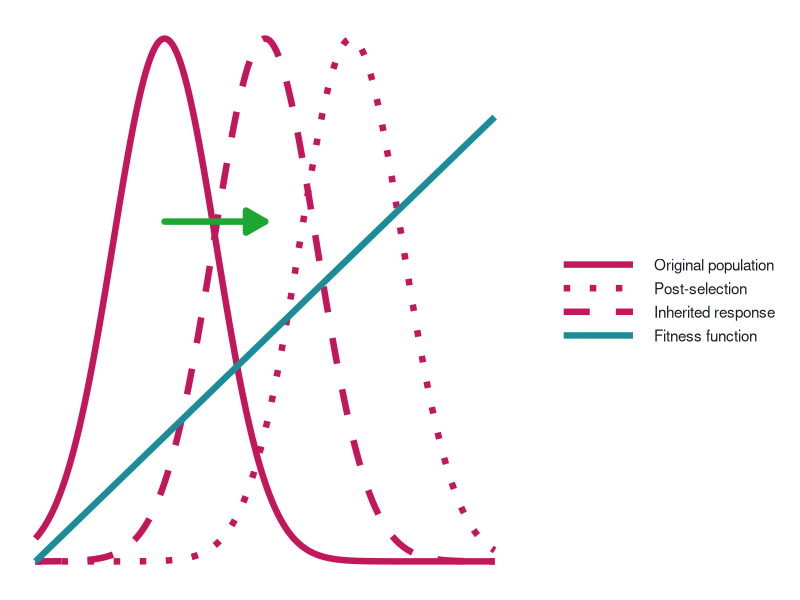
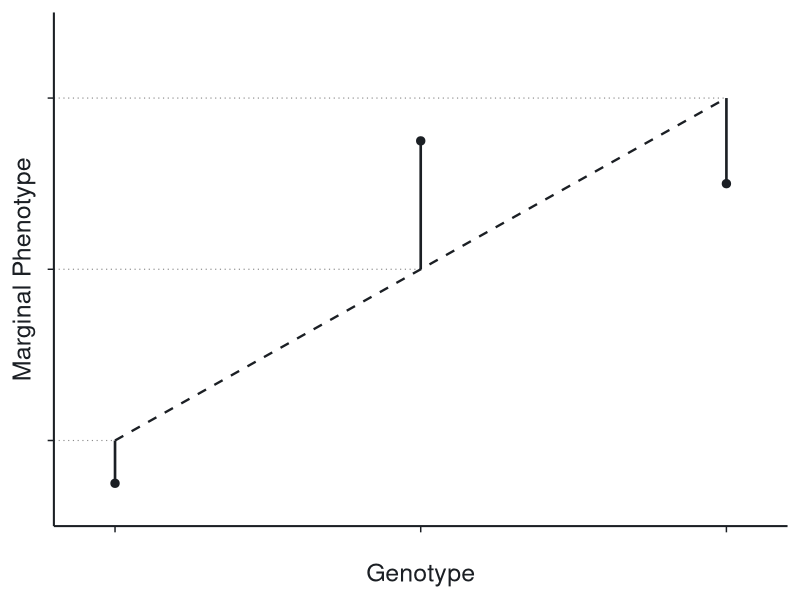

The R source for these figures, in order:
## ---- chunk 1
#| fig-align: center
#| out-width: 95%
#| fig-width: 8
#| fig-height: 3.5

library(ggplot2)

# phenotype axis
x <- seq(-4, 4, length.out = 700)
dx <- x[2] - x[1]

# original population
mu0 <- -1.75
sd0 <- 0.9
p0  <- dnorm(x, mu0, sd0)

# directional fitness (straight line)
a <- 0.2
b <- 0.05
f_raw <- a + b * x

# viability weights (keep straight-line shape)
w <- f_raw - min(f_raw) + 1e-6

# post-selection distribution
p_sel_unnorm <- p0 * w
Z <- sum(p_sel_unnorm) * dx
p_sel <- p_sel_unnorm / Z

# evolutionary response (Breeder)
h2 <- 0.4
mean0 <- sum(x * p0) * dx
mean_sel <- sum(x * p_sel) * dx
S <- mean_sel - mean0
R <- h2 * S

# --- VISUAL SEPARATION (purely illustrative) ---
# enforce the correct ordering: mean0 < response < selected
shift_sel <- 0.55    # push selected right for visibility
t_resp    <- 0.55    # fraction of the (visual) selection shift inherited (0<h2-ish)

mu_sel_vis  <-1.5
mu_resp_vis <- 0   # guaranteed between mu0 and mu_sel_vis

p_sel_vis  <- dnorm(x, mu_sel_vis,  sd0)
p_resp_vis <- dnorm(x, mu_resp_vis, sd0)

# scale fitness line to overlay on density axis (visual overlay only)
ymax <- max(c(p0, p_sel_vis, p_resp_vis))
f_scaled <- (f_raw - min(f_raw)) /
  (max(f_raw) - min(f_raw)) * (0.85 * ymax)

# arrow height
belly_frac <- 0.65
y_arrow <- dnorm(mu0, mu0, sd0) * belly_frac

# styling
cols <- c(
  pink = "#c2185b",
  acid = "#1b8c98",
  cyan = "#007c91",
  lime = "#1ea633"
)

bg <- "#ffffffff"
grid_x <- "#ffffff"
txt <- "#1b1f24"
lw <- 2.2
arrow_len <- 0.22

# data
df_dist <- rbind(
  data.frame(x = x, y = p0,         curve = "Original population"),
  data.frame(x = x, y = p_sel_vis,  curve = "Post-selection"),
  data.frame(x = x, y = p_resp_vis, curve = "Inherited response")
)

df_fit <- data.frame(
  x = x,
  y = f_scaled,
  curve = "Fitness function"
)

# force legend order
legend_levels <- c(
  "Original population",
  "Post-selection",
  "Inherited response",
  "Fitness function"
)

df_dist$curve <- factor(df_dist$curve, levels = legend_levels)
df_fit$curve  <- factor(df_fit$curve,  levels = legend_levels)

ggplot() +
  # distributions
  geom_line(
    data = df_dist,
    aes(x, y, linetype = curve, color = curve),
    linewidth = lw,
    linecap = "round"
  ) +
  # fitness overlay
  geom_line(
    data = df_fit,
    aes(x, y, color = curve),
    linewidth = lw,
    linecap = "round"
  ) +
  # evolutionary response arrow: original -> response
  annotate(
    "segment",
    x = mu0, y = y_arrow,
    xend = mu_resp_vis, yend = y_arrow,
    linewidth = lw,
    lineend = "round",
    color = cols[["lime"]],
    arrow = arrow(
      length = grid::unit(arrow_len, "in"),
      type = "closed"
    )
  ) +
  scale_linetype_manual(
    breaks = legend_levels,
    values = c(
      "Original population" = "solid",
      "Post-selection"      = "dotted",
      "Inherited response"  = "dashed",
      "Fitness function"    = "solid"
    )
  ) +
  scale_color_manual(
    breaks = legend_levels,
    values = c(
      "Original population" = cols[["pink"]],
      "Post-selection"      = cols[["pink"]],
      "Inherited response"  = cols[["pink"]],
      "Fitness function"    = cols[["acid"]]
    )
  ) +
  guides(
    color = guide_legend(
      override.aes = list(
        linetype = c("solid", "dotted", "dashed", "solid")
      )
    ),
    linetype = "none"
  ) +
  labs(x = NULL, y = NULL) +
  theme_minimal(base_size = 18) +
  scale_x_continuous(breaks = NULL, labels = NULL) +
  scale_y_continuous(breaks = NULL, labels = NULL) +
  theme(
    legend.title = element_blank(),
    legend.position = "right",
    legend.direction = "vertical",
    legend.background = element_rect(fill = bg, color = NA),
    legend.key = element_rect(fill = bg, color = NA),
    legend.text = element_text(size = 11, color = txt),
    legend.key.width  = grid::unit(2.2, "cm"),
    legend.key.height = grid::unit(0.6, "cm"),

    plot.background  = element_rect(fill = bg, color = NA),
    panel.background = element_rect(fill = bg, color = NA),
    text = element_text(color = txt),
    axis.text = element_text(color = txt),
    axis.title = element_text(color = txt),
    panel.grid.minor = element_blank(),
    panel.grid.major.y = element_blank(),
    panel.grid.major.x = element_line(color = grid_x)
  )
## ---- chunk 2
#| fig-align: center
#| out-width: 95%
#| fig-width: 8
#| fig-height: 4.5

library(ggplot2)

# observed genotype-specific marginal phenotypes
df_pts <- data.frame(
  genotype = c(0, 1, 2),
  y_obs    = c(-0.125, 0.075, 0.05)
)

# additive fit line: y = -0.1 + 0.1 * x
df_pts$y_fit <- -0.1 + 0.1 * df_pts$genotype

df_line <- data.frame(
  x = seq(0, 2, length.out = 300)
)
df_line$y <- -0.1 + 0.1 * df_line$x

# dotted horizontal guides from left margin to fitted values
df_guides <- data.frame(
  x    = c(-0.2, -0.2, -0.2),
  xend = c(0,    1,    2),
  y    = c(-0.1, 0.0,  0.1),
  yend = c(-0.1, 0.0,  0.1)
)

# residual segments
df_resid <- data.frame(
  x    = df_pts$genotype,
  xend = df_pts$genotype,
  y    = df_pts$y_fit,
  yend = df_pts$y_obs
)

bg  <- "#ffffffff"
txt <- "#1b1f24"

ggplot() +
  # dotted horizontal guides
  geom_segment(
    data = df_guides,
    aes(x = x, y = y, xend = xend, yend = yend),
    linetype = "dotted",
    linewidth = 0.4,
    color = "gray55"
  ) +
  # dashed additive fit
  geom_line(
    data = df_line,
    aes(x = x, y = y),
    linetype = "dashed",
    linewidth = 0.8,
    color = txt
  ) +
  # residuals
  geom_segment(
    data = df_resid,
    aes(x = x, y = y, xend = xend, yend = yend),
    linewidth = 0.9,
    color = txt
  ) +
  # observed points
  geom_point(
    data = df_pts,
    aes(x = genotype, y = y_obs),
    size = 2.5,
    color = txt
  ) +
  coord_cartesian(
    xlim = c(-0.2, 2.2),
    ylim = c(-0.15, 0.15),
    expand = FALSE
  ) +
  scale_x_continuous(
    breaks = c(0, 1, 2),
    labels = c("", "", "")
  ) +
  scale_y_continuous(
    breaks = c(-0.1, 0.0, 0.1),
    labels = c("", "", "")
  ) +
  labs(
    x = "Genotype",
    y = "Marginal Phenotype"
  ) +
  theme_minimal(base_size = 18) +
  theme(
    plot.background  = element_rect(fill = bg, color = NA),
    panel.background = element_rect(fill = bg, color = NA),
    panel.grid = element_blank(),

    axis.line.x.top    = element_blank(),
    axis.line.y.right  = element_blank(),
    axis.line.x.bottom = element_line(color = txt, linewidth = 0.7),
    axis.line.y.left   = element_line(color = txt, linewidth = 0.7),

    axis.ticks.x = element_line(color = txt, linewidth = 0.5),
    axis.ticks.y = element_line(color = txt, linewidth = 0.5),

    axis.text = element_text(color = txt),
    axis.title = element_text(color = txt),
    text = element_text(color = txt)
  )
